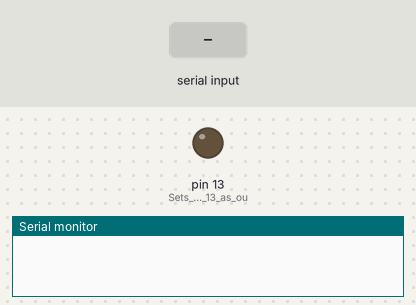
Simulated run of this sketch. Board: Arduino Uno, built with avr-gcc and run on an emulated ATmega328P. Shown: output pins drawn as LEDs (lit = HIGH), the last lines printed to the serial monitor. The inputs (shaded band) are chosen by the test bench.

Above: at 1.2 s.
1.3 s: "A\n" received over the second serial link
At 1.6 s:
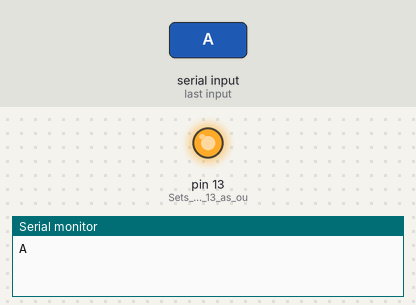
2.8 s: "B\n" received over the second serial link
At 4.0 s:
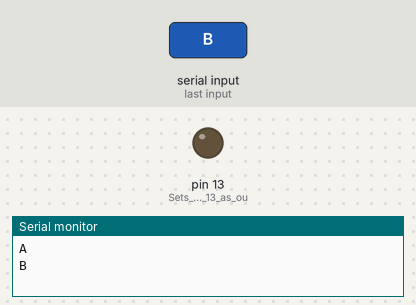
Timing chart, 0 to 5.8 s (numbered marks = the images above; inputs shaded):
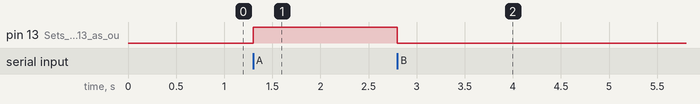

Measured:
- after the input at 1.3 s, pin 13 (Sets_digital_pin_13_as_ou): LOW → HIGH at once
- after the input at 2.8 s, pin 13 (Sets_digital_pin_13_as_ou): HIGH → LOW at once

The sketch:

LEDBLUETOOTH.ino
```cpp
char data = 0;                //Variable for storing received data
#include<SoftwareSerial.h>
int i=0;
SoftwareSerial BLUETOOTH(10,11);
void setup()
{

Serial.begin(9600); //Sets the data rate in bits per second (baud) for serial data transmission
BLUETOOTH.begin(9600);
pinMode(13, OUTPUT);        //Sets digital pin 13 as output pin

}
void loop()
{

if(BLUETOOTH.available() > 0)  // Send data only when you receive data:
{

data = BLUETOOTH.read();      //Read the incoming data and store it into variable data
Serial.print(data);        //Print Value inside data in Serial monitor
Serial.print("\n");//New line

if(data=='A'){
  digitalWrite(13,HIGH);
}

if(data=='B'){
  digitalWrite(13,LOW);
}

}

}
```
